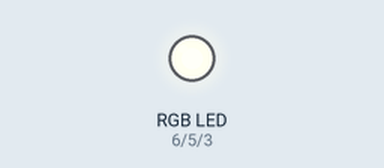
A sketch run on a simulated Arduino Uno, built with avr-gcc and run on an emulated ATmega328P. Parts: an RGB LED mixed from three pins (HIGH = lit).

Above: at 0.15 s.
At 1.8 s:
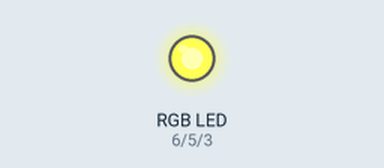
At 9.9 s:
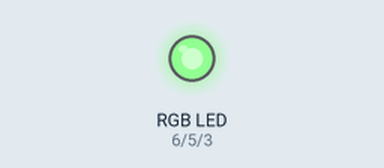
At 20.1 s:
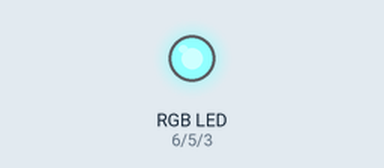
At 30.3 s:
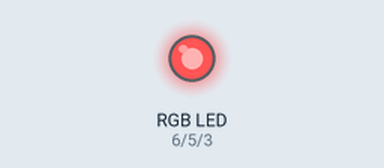
At 38.4 s:
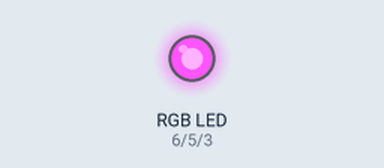
Timing chart, 0 to 40.0 s (numbered marks = the images above):
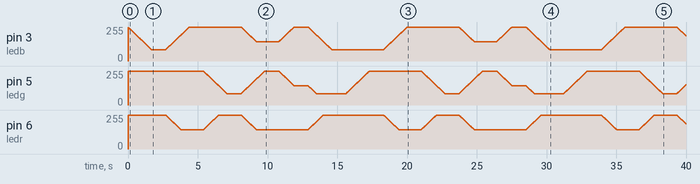

Measured:
- by itself, pin 6 (ledr): moves between 145/255 and 255/255, repeating every 15.6 s

The sketch:

RGB_LED.ino
```cpp
/*
LED test code

Created by: Scott Edgerly
Created on: 05/10/2014

Pins Assingnments
V+ - 5V
LED - pin 3

note that 190 is a PWM output of 3.3 volts and
85 is an output of 3.22 volts for Blue and Green and
145 is an output of 2.04 volts for red
*/
unsigned char ledb = 3;
unsigned char ledg = 5;
unsigned char ledr = 6;
unsigned char bgon = 85;
unsigned char ron = 145;
unsigned char off = 255;
unsigned char blight = off;
unsigned char glight = off;
unsigned char rlight = off;
unsigned char flag = 0;
void setup(){
  pinMode(ledb, OUTPUT);
  pinMode(ledg, OUTPUT);
  pinMode(ledr, OUTPUT);
  analogWrite(ledb, blight);
  analogWrite(ledg, glight);
  analogWrite(ledr, rlight);
}

void loop(){

  blue();
  delay(1000);

  red();
  delay(1000);

  green();
  delay(1000);

  purple();
  delay(1000);

  yellow();
  delay(1000);

  aqua();
  delay(1000);
}

void blue(){
  char flag = 0;
  while (flag == 0){
    if(blight>bgon){
      blight--;
      analogWrite(ledb, blight);
    }
     if(glight<off){
       glight+=1;
       analogWrite(ledg, glight);
    }
    if(rlight<off){
        rlight+=1;
        analogWrite(ledr, rlight);
    }
    delay (10);
    if(blight==bgon && glight == off && rlight == off){
      flag = 1;
    }
  }
}

void red(){
  char flag = 0;
  while (flag == 0){
    if(blight<off){
      blight++;
      analogWrite(ledb, blight);
    }
     if(glight<off){
       glight++;
       analogWrite(ledg, glight);
    }
    if(rlight>ron){
        rlight--;
        analogWrite(ledr, rlight);
    }
    delay (10);
    if(blight==off && glight == off && rlight == ron){
      flag = 1;
    }
  }
}

void green(){
  while (flag == 0){
    if(blight<off){
      blight++;
      analogWrite(ledb, blight);
    }
     if(glight>bgon){
       glight--;
       analogWrite(ledg, glight);
    }
    if(rlight<off){
        rlight++;
        analogWrite(ledr, rlight);
    }
    delay (10);
    if(blight==off && glight == bgon && rlight == off){
      flag = 1;
    }
  }
 flag = 0;
}

void purple(){
  while (flag == 0){
    if(blight>ron){
      blight--;
      analogWrite(ledb, blight);
    }
     if(glight<off){
       glight++;
       analogWrite(ledg, glight);
    }
    if(rlight>ron){
        rlight--;
        analogWrite(ledr, rlight);
    }
    delay (10);
    if(blight==ron && glight == off && rlight == ron){
      flag = 1;
    }
  }
  flag = 0;
}

void yellow(){
  while (flag == 0){
    if(blight<off){
      blight++;
      analogWrite(ledb, blight);
    }
     if(glight>ron){
       glight--;
       analogWrite(ledg, glight);
    }
    if(rlight>ron){
        rlight--;
        analogWrite(ledr, rlight);
    }
    delay (10);
    if(blight==off && glight == ron && rlight == ron){
      flag = 1;
    }
  }
  flag = 0;
}

void aqua(){
  while (flag == 0){
    if(blight>bgon){
      blight--;
      analogWrite(ledb, blight);
    }
     if(glight>bgon){
       glight--;
       analogWrite(ledg, glight);
    }
    if(rlight<off){
        rlight++;
        analogWrite(ledr, rlight);
    }
    delay (10);
    if(blight==bgon && glight == bgon && rlight == off){
      flag = 1;
    }
  }
  flag = 0;
}

void orange(){ // needs work not implemented yet
  while (flag == 0){
    if(blight<off){
      blight++;
      analogWrite(ledb, blight);
    }
     if(glight>ron-25){
       glight--;
       analogWrite(ledg, glight);
    }
    if(rlight>ron){
        rlight--;
        analogWrite(ledr, rlight);
    }
    delay (10);
    if(blight==off && glight == ron && rlight == ron){
      flag = 1;
    }
  }
 flag = 0;
}
```
